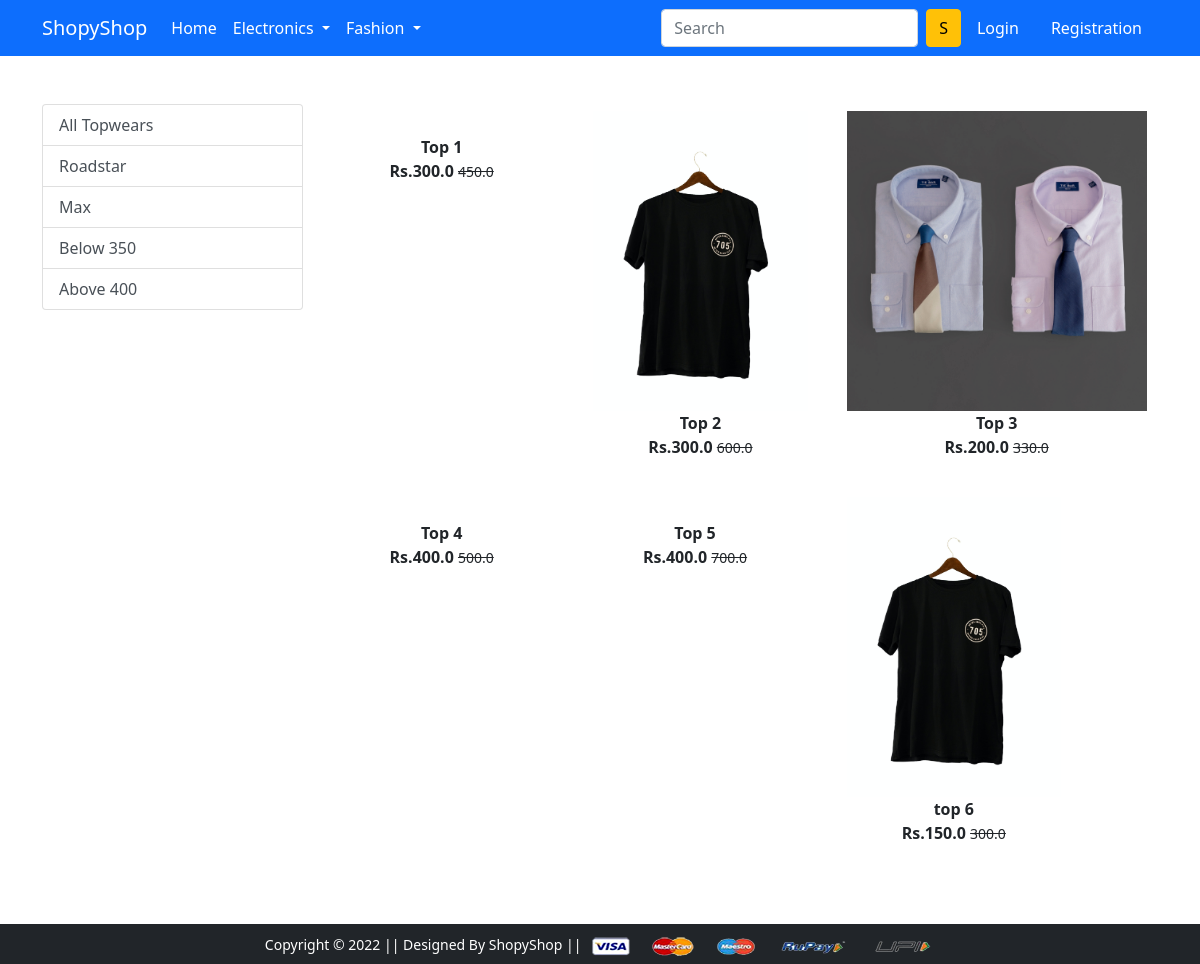
Screenshot of /topwear/ with the database file from the repository.
### app/models.py (models this page shows, shortened)
class Product(models.Model):
    title = models.CharField(max_length=100)
    selling_price = models.FloatField()
    discounted_price = models.FloatField()
    description = models.TextField()
    brand = models.CharField(max_length=100)
    category = models.CharField(choices= CATEGORY_CHOICES, max_length=2)
    product_image = models.ImageField(upload_to='productimg')

### app/views.py (the view)
# urls.py: path('topwear/', views.topwear, name='topwear'),
def topwear(request, data=None):
    if data == None:
        topwears = Product.objects.filter(category='TW')
    elif data == 'Rodstar' or data == 'max':
        topwears = Product.objects.filter(category='TW').filter(brand=data)
    elif data == 'below':
        topwears = Product.objects.filter(category='TW').filter(discounted_price__lt=350)
    elif data == 'above':
        topwears = Product.objects.filter(category='TW').filter(discounted_price__gt=350)
    return render(request, 'app/topwears.html',{'topwears':topwears})

### app/templates/app/topwears.html (shortened to what this page needs)
{% extends 'app/base.html' %}
{% load static %}
{% block main-content %}
<div class="container my-5">
 <div class="row">
  <div class="col-sm-3">
    <div class="list-group">
        <a href="{% url 'topwear' %}" class="list-group-item list-group-item-action" aria-current="true">All Topwears</a>
        <a href="{% url 'topweardata' 'Rodstar' %}" class="list-group-item list-group-item-action" aria-current="true">Roadstar</a>
        <a href="{% url 'topweardata' 'max' %}" class="list-group-item list-group-item-action" aria-current="true">Max</a>
        <a href="{% url 'topweardata' 'below' %}" class="list-group-item list-group-item-action" aria-current="true">Below 350</a>
        <a href="{% url 'topweardata' 'above' %}" class="list-group-item list-group-item-action" aria-current="true">Above 400</a>
    </div>
  </div>
  <div class="col-sm-8">
    <div class="row">
        {% for product in topwears %}
            <div class="col-sm-4 text-center mb-4">
                <a href="{% url 'product-detail' product.id %}"class='btn'>
                    <div class="item">
                        <img src="{{product.product_image.url}}" alt="" height="300" class="">
                        <div class="fw-bold">{{product.title}}</div>
                        <div class="fw-bold">Rs.{{product.discounted_price}}
                        <small class="fw-light text-decoration-line-through">{{product.selling_price}}</small></div>
                    </div>
                </a>
            </div>
        {% endfor %}
    </div>
  </div>
 </div>
</div>
{% endblock main-content %}

### rows the page displays
Product: title "Top 1", discounted_price "300.0", selling_price "450.0"
Product: product_image (picture), title "Top 2", discounted_price "300.0", selling_price "600.0"
Product: product_image (picture), title "Top 3", discounted_price "200.0", selling_price "330.0"
Product: title "Top 4", discounted_price "400.0", selling_price "500.0"
Product: title "Top 5", discounted_price "400.0", selling_price "700.0"
Product: product_image (picture), title "top 6", discounted_price "150.0", selling_price "300.0"
